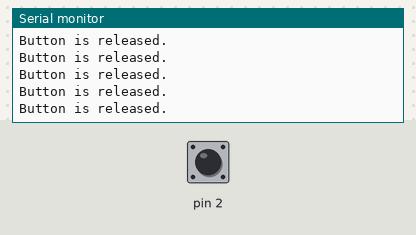
Bench run of a sketch on a simulated Arduino Uno, built with avr-gcc and run on an emulated ATmega328P. On the bench: the last lines printed to the serial monitor. The inputs (shaded band) are chosen by the test bench; at power-on: pin 2 LOW.

Above: at 1.2 s.
1.3 s: pin 2 driven HIGH
At 2.0 s:
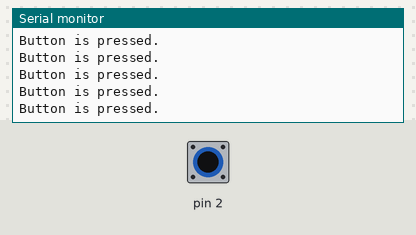
3.2 s: pin 2 driven LOW
At 4.2 s:
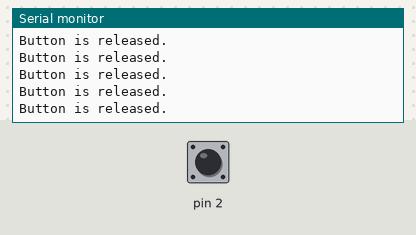
6.2 s: pin 2 pulsed HIGH 5 times (0.12 s each, 0.3 s apart)
At 7.2 s:
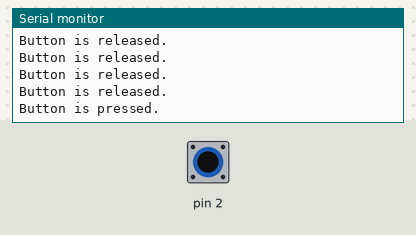
10.7 s: pin 2 driven HIGH
At 11.3 s:
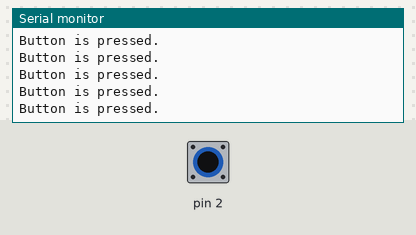
13.7 s: pin 2 driven LOW
At 14.4 s:
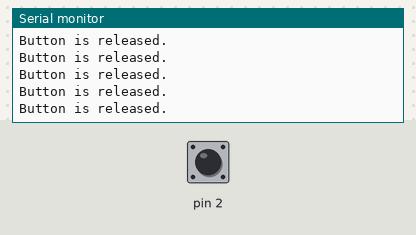
16.7 s: pin 2 driven HIGH
At 17.4 s:
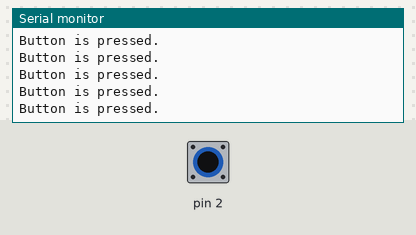

Measured:
- after the input at 1.3 s, the serial monitor: prints a new line after 0.08 s (image 1)
- after the input at 10.7 s, the serial monitor: prints a new line after 0.07 s (image 4)

The sketch:

ArduinoStepByStep-GettingStarted-Lec072.ino
```cpp
int button_state = 0;

void setup() {
  pinMode(2, INPUT);
  Serial.begin(9600);
}

void loop() {
  button_state = digitalRead(2);

  if (button_state == HIGH){
    Serial.println("Button is pressed.");
  }
  else{
    Serial.println("Button is released.");
  }

}
```
